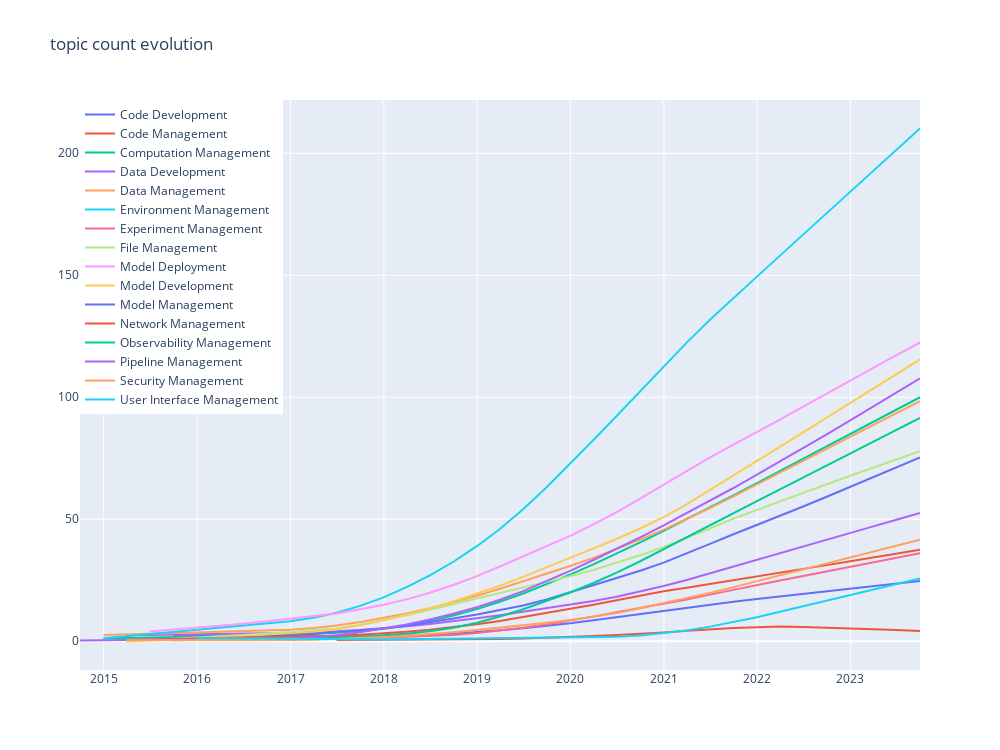
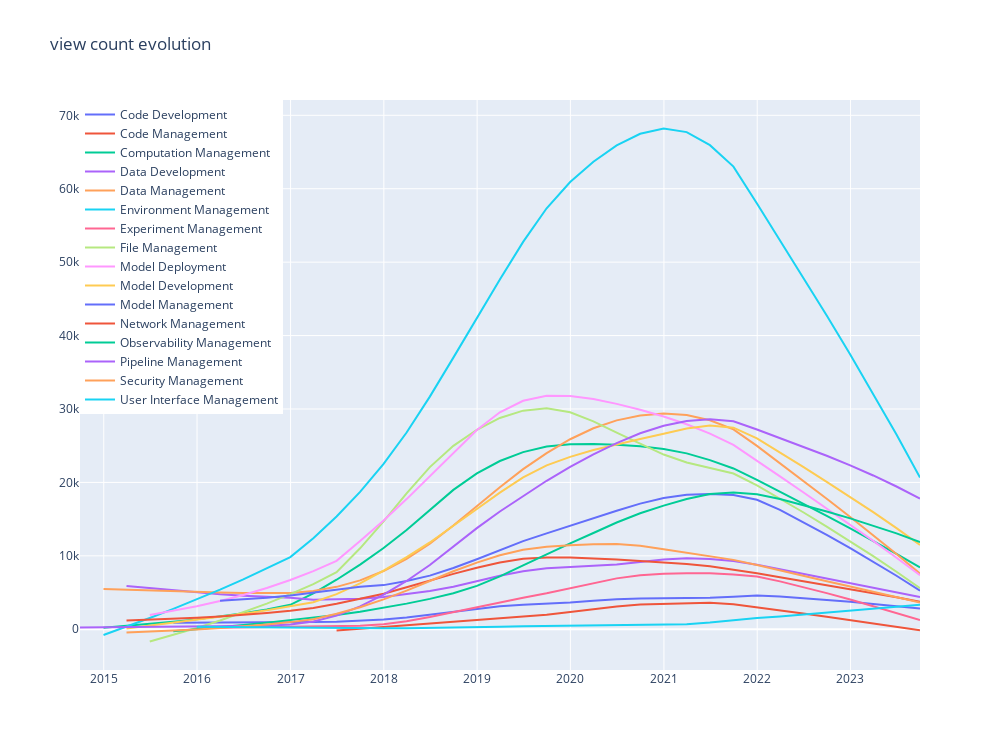
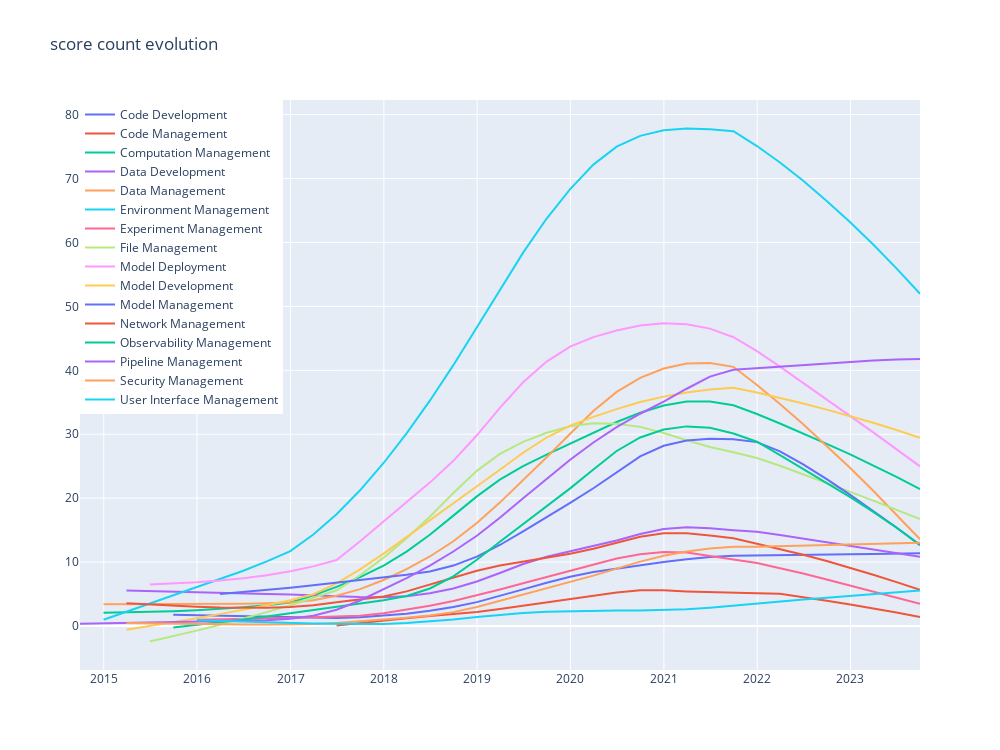
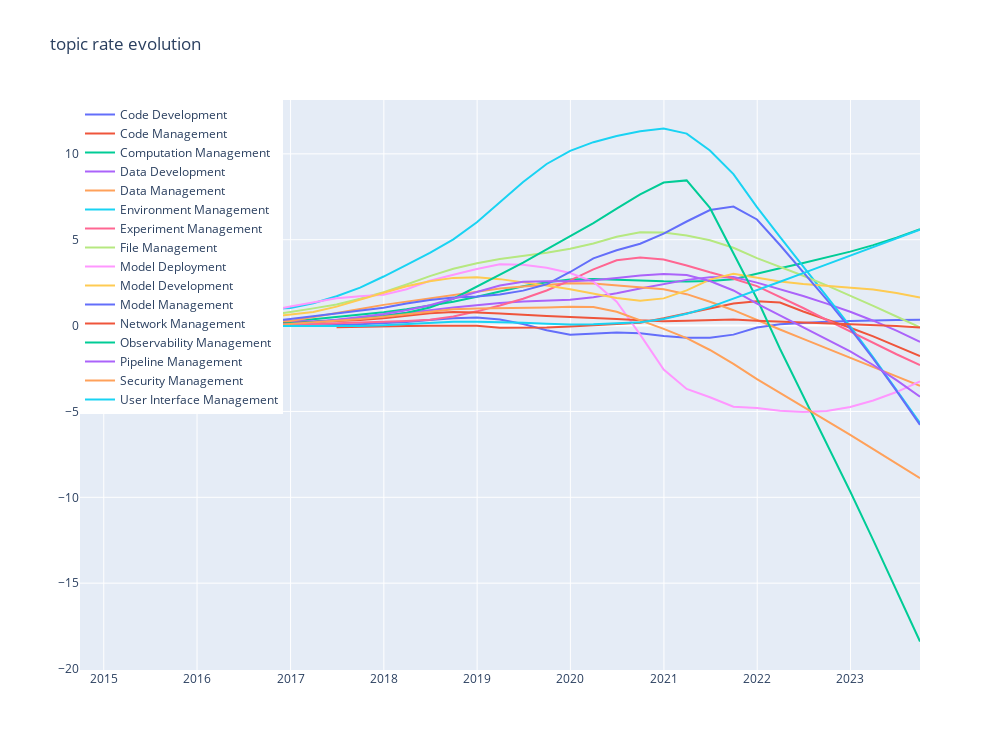

Here is the notebook cell these charts were saved with, in order:
### Code cell
topic_mapping = {
    0: 'Pipeline Step',
    1: 'Notebook Instance',
    2: 'Docker Image',
    3: 'Version',
    4: 'Log',
    5: 'Plots',
    6: 'Studio',
    7: 'PyTorch',
    8: 'Prediction',
    9: 'Labeling Job',
    10: 'Hyperparameter Tuning',
    11: 'TensorFlow',
    12: 'Spark',
    13: 'RStudio',
    14: 'Workspace',
    15: 'Batch Transform',
    16: 'Web Service',
    17: 'Experiment',
    18: 'Instance',
    19: 'Sweep',
    20: 'Deploying Model',
    21: 'Columns Values',
    22: 'Inference Endpoint',
    23: 'Compute',
    24: 'Account',
    25: 'File Directory',
    26: 'Object Attribute',
    27: 'Parameters Parameter',
    28: 'File Pandas',
    29: 'Git Repo',
    30: 'Training Job',
    31: 'Save Model',
    32: 'Bucket',
    33: 'Limit Exceeded',
    34: 'Data Factory',
    35: 'Format Convert',
    36: 'Server',
    37: 'Feature Store',
    38: 'Environment',
    39: 'Initialization Init',
    40: 'Custom Metrics',
    41: 'Compute Cluster',
    42: 'Model Endpoint',
    43: 'Memory',
    44: 'Stuck Queue',
    45: 'Distributed Training',
    46: 'File Upload',
    47: 'Python',
    48: 'TensorBoard',
    49: 'Deploying Endpoint',
    50: 'Authentication',
    51: 'Module Import',
    52: 'Deployment Model',
    53: 'Artifact Download',
    54: 'File Read',
    55: 'Batch Prediction',
    56: 'API',
    57: 'API Key',
    58: 'File Storage',
    59: 'Creating Terraform',
    60: 'CUDA Memory',
    61: 'Register Model',
    62: 'Log Metrics',
    63: 'Config Configuration',
    64: 'Inference Pipeline',
    65: 'Invoke Endpoint',
    66: 'Blob Storage',
    67: 'Comparison Performance',
    68: 'Loading Model',
    69: 'Pickle File',
    70: 'Endpoint Lambda',
    71: 'File Download',
    72: 'Broken Link',
    73: 'Permissions Authorization',
    74: 'Exporting Data',
    75: 'Datasets',
    76: 'Model Registry',
    77: 'Image Read',
    78: 'Artifacts',
    79: 'Deploy Model',
    80: 'Endpoint Content',
    81: 'Creating Model',
    82: 'Train Model',
    83: 'Score Model',
    84: 'Endpoint Ping',
    85: 'Parallelization Job',
    86: 'Module Usage',
    87: 'Deployment Kubernetes',
    88: 'Data Stores',
    89: 'Permission Denied',
    90: 'Training Reports',
    91: 'Log Model',
    92: 'Model Monitoring',
    93: 'Model Deployment',
    94: 'Pipeline TrainingStep',
    95: 'Missing Module',
    96: 'Install Package',
    97: 'Logs CloudWatch',
    98: 'Import Notebook',
    99: 'Training Model',
    100: 'Installation',
    101: 'Quota Request',
    102: 'NEO Compiling',
    103: 'Connection',
    104: 'Training Container',
    105: 'Huggingface Model',
    106: 'Container Registry',
    107: 'Model ONNX',
    108: 'Models',
    109: 'Globals YAML',
    110: 'Deployment ACI',
    111: 'Trained Model',
    112: 'Web Interface',
    113: 'scikit-learn',
    114: 'Dependency',
    115: 'Nested Runs',
    116: 'Import Data',
    117: 'Endpoint Deploying',
    118: 'Endpoint Prediction',
    119: 'Lifecycle Configuration',
    120: 'Output Inputs',
    121: 'Custom Job',
    122: 'Jupyter Notebook',
    123: 'Response Endpoint',
    124: 'Shared Cache',
    125: 'Training YOLO',
    126: 'Checkpoints Training',
    127: 'Endpoint Transitioning',
    128: 'Training File',
    129: 'Inference',
    130: 'Connecting RDS',
    131: 'Model Serving',
    132: 'Tuning Model',
}

macro_topic_mapping = {
    0: 'Code Development',
    1: 'Code Management',
    2: 'Computation Management',
    3: 'Data Development',
    4: 'Data Management',
    5: 'Environment Management',
    6: 'Experiment Management',
    7: 'File Management',
    8: 'Model Deployment',
    9: 'Model Development',
    10: 'Model Management',
    11: 'Network Management',
    12: 'Observability Management',
    13: 'Pipeline Management',
    14: 'Security Management',
    15: 'User Interface Management'
}

df = pd.read_json(os.path.join(path_rq12, 'macro-topics.json'))
# df = df[df['Challenge_topic_macro'] == 12]

fig_challenge_topic_count = go.Figure()
fig_challenge_score_count = go.Figure()
fig_challenge_view_count = go.Figure()
fig_challenge_topic_rate = go.Figure()
fig_challenge_score_rate = go.Figure()
fig_challenge_view_rate = go.Figure()
fig_challenge_unsolved_rate = go.Figure()

for index, group in df.groupby('Challenge_topic_macro'):
    name = macro_topic_mapping[index]
    # plot challenge topic count evolution
    group_count = group.groupby(pd.Grouper(key='Challenge_created_time', freq='Q'))[
        'Challenge_topic_macro'].count().reset_index()
    x = pd.to_datetime(group_count['Challenge_created_time']).values
    y = group_count['Challenge_topic_macro'].values
    x_lowess = np.array([i.astype('datetime64[D]').astype(int) for i in x])
    y_lowess = lowess(y, x_lowess, return_sorted=False, frac=0.5)
    fig_challenge_topic_count.add_trace(
        go.Scatter(x=x, y=y_lowess, mode='lines', name=name))#, marker=dict(color=colors[index])))

    # plot challenge topic rate evolution
    y = np.diff(group_count['Challenge_topic_macro'].values)
    y = extrapolate_nans_1d(y)
    y = np.insert(y, 0, 0)
    x_lowess = np.array([i.astype('datetime64[D]').astype(int) for i in x])
    y_lowess = lowess(y, x_lowess, return_sorted=False, frac=0.5)
    fig_challenge_topic_rate.add_trace(
        go.Scatter(x=x, y=y_lowess, mode='lines', name=name))#, marker=dict(color=colors[index])))

    group_evolution = group.groupby(pd.Grouper(key='Challenge_created_time', freq='Q'))[
        ['Challenge_view_count', 'Challenge_score_count']].sum().reset_index()

    # plot challenge score count evolution
    y = group_evolution['Challenge_score_count'].values
    y_lowess = lowess(y, x_lowess, return_sorted=False, frac=0.5)
    fig_challenge_score_count.add_trace(go.Scatter(
        x=x, y=y_lowess, mode='lines', name=name))#, marker=dict(color=colors[index])))

    # plot challenge score rate evolution
    y = np.diff(group_evolution['Challenge_score_count'].values)
    y = extrapolate_nans_1d(y)
    y = np.insert(y, 0, 0)
    y_lowess = lowess(y, x_lowess, return_sorted=False, frac=0.5)
    fig_challenge_score_rate.add_trace(go.Scatter(
        x=x, y=y_lowess, mode='lines', name=name))#, marker=dict(color=colors[index])))

    # plot challenge view count evolution
    y = group_evolution['Challenge_view_count'].values
    y_lowess = lowess(y, x_lowess, return_sorted=False, frac=0.5)
    fig_challenge_view_count.add_trace(go.Scatter(
        x=x, y=y_lowess, mode='lines', name=name))#, marker=dict(color=colors[index])))

    # plot challenge view rate evolution
    y = np.diff(group_evolution['Challenge_view_count'].values)
    y = extrapolate_nans_1d(y)
    y = np.insert(y, 0, 0)
    y_lowess = lowess(y, x_lowess, return_sorted=False, frac=0.5)
    fig_challenge_view_rate.add_trace(go.Scatter(
        x=x, y=y_lowess, mode='lines', name=name))#, marker=dict(color=colors[index])))

    # plot challenge solved rate evolution
    group = filter_open_posts(group)
    group_all = group.groupby(pd.Grouper(key='Challenge_created_time', freq='Q'))['Challenge_topic_macro'].count(
    ).cumsum().reset_index().rename(columns={'Challenge_created_time': 'Date', 'Challenge_topic_macro': 'All'})
    group_closed = group.groupby(pd.Grouper(key='Challenge_closed_time', freq='Q'))['Challenge_topic_macro'].count(
    ).cumsum().reset_index().rename(columns={'Challenge_closed_time': 'Date', 'Challenge_topic_macro': 'Solved'})
    group_solved = pd.merge(group_closed, group_all, on='Date', how='outer').fillna(
        0).sort_values(by='Date')
    x = pd.to_datetime(group_solved['Date']).values
    y = (1 - group_solved['Solved'] / group_solved['All']) * 100
    y = extrapolate_nans_1d(y)
    x_lowess = np.array([i.astype('datetime64[D]').astype(int) for i in x])
    y_lowess = lowess(y, x_lowess, return_sorted=False, frac=0.5)
    fig_challenge_unsolved_rate.add_trace(
        go.Scatter(x=x, y=y_lowess, mode='lines', name=name))#, marker=dict(color=colors[index])))

fig_challenge_topic_count.update_layout(
    title='topic count evolution',
    width=1000,
    height=750,
    legend=dict(
        x=0,
        y=1,
        xanchor='auto',
        yanchor='auto'
    ))
fig_challenge_view_count.update_layout(
    title='view count evolution',
    width=1000,
    height=750,
    legend=dict(
        x=0,
        y=1,
        xanchor='auto',
        yanchor='auto'
    ))
fig_challenge_score_count.update_layout(
    title='score count evolution',
    width=1000,
    height=750,
    legend=dict(
        x=0,
        y=1,
        xanchor='auto',
        yanchor='auto'
    ))
fig_challenge_topic_rate.update_layout(
    title='topic rate evolution',
    width=1000,
    height=750,
    legend=dict(
        x=0,
        y=1,
        xanchor='auto',
        yanchor='auto'
    ))
fig_challenge_view_rate.update_layout(
    title='view rate evolution',
    width=1000,
    height=750,
    legend=dict(
        x=0,
        y=1,
        xanchor='auto',
        yanchor='auto'
    ))
fig_challenge_score_rate.update_layout(
    title='score rate evolution',
    width=1000,
    height=750,
    legend=dict(
        x=0,
        y=1,
        xanchor='auto',
        yanchor='auto'
    ))
fig_challenge_unsolved_rate.update_layout(
    title='unsolved rate evolution',
    width=1000,
    height=750,
    legend=dict(
        x=0,
        y=1,
        xanchor='auto',
        yanchor='auto'
    ))

fig_challenge_topic_count.show()
fig_challenge_view_count.show()
fig_challenge_score_count.show()
fig_challenge_topic_rate.show()
fig_challenge_view_rate.show()
fig_challenge_score_rate.show()
fig_challenge_unsolved_rate.show()
